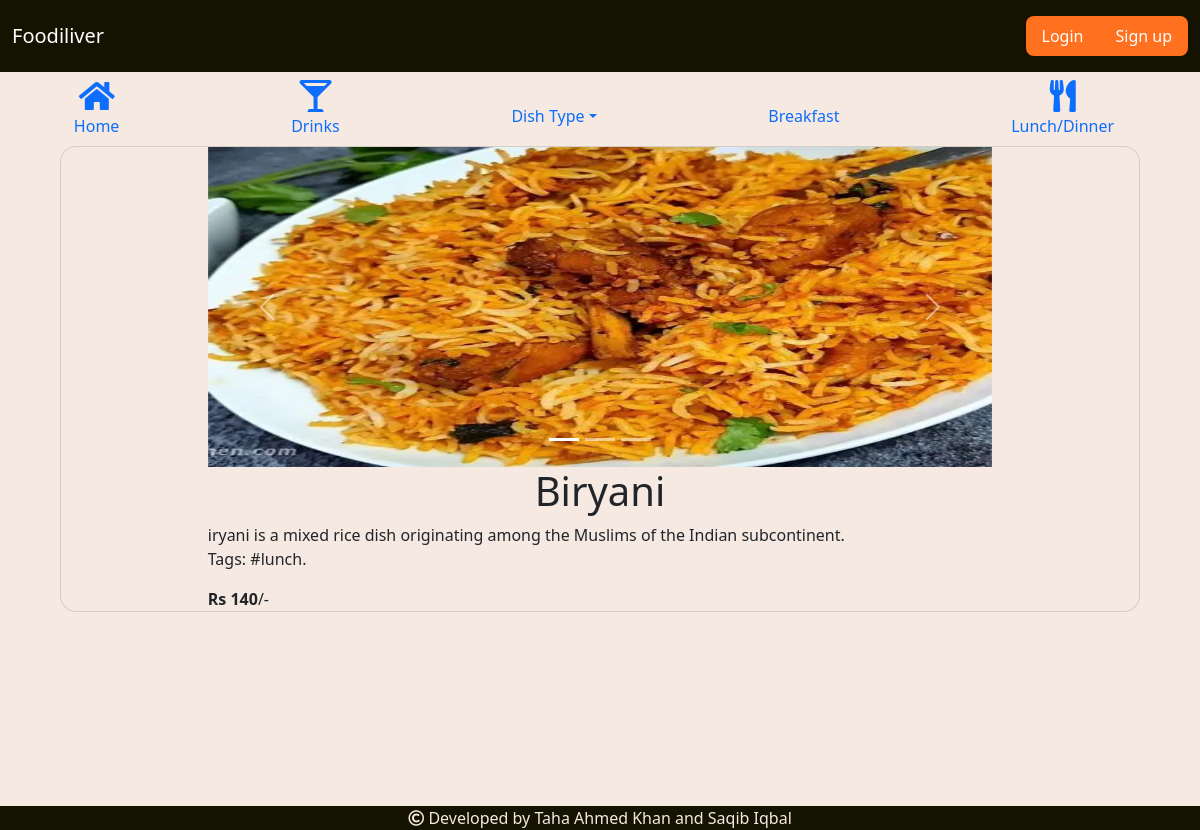
Screenshot of /dish/biryani with the database file from the repository.
### order/models.py (models this page shows, shortened)
class DishImage(models.Model):
    recipe = models.ForeignKey(Dish, related_name='images',on_delete=models.CASCADE)
    image = models.ImageField(upload_to='recipe_pics')

class Dish(models.Model):
    Name = models.CharField(max_length=50,blank=False)
    Details = models.CharField(max_length=9999,blank=False,default="")
    Price = models.IntegerField(blank=False,default=0)
    Modified = models.DateTimeField(auto_now=True)
    Tags = models.ManyToManyField(Category, related_name='recipes', blank=True)
    Slug = models.SlugField()

class Category(models.Model):
    Name = models.CharField(max_length=25, blank=False)
    photo = models.ImageField(upload_to='category_pics')

### order/views.py (the view)
# urls.py: path('dish/<str:name>', views.view_recipe, name='view_recipe'),
def view_recipe(request, name):
    slug = name
    recipe_obj = Dish.objects.get(Slug=slug)
    details = recipe_obj.Details
    price = recipe_obj.Price
    images = recipe_obj.images.all()
    return render(request, 'order/view_recipe.html',
                  {'recipe': recipe_obj, 'details': details, 'price': price, 'img_objs': images})

### order/templates/order/view_recipe.html (shortened to what this page needs)
{% extends 'order/layout.html' %}
{% load static %}
{% block main %}
    <div class="card" id="recipe_decor">
        <div class="container col col-md-9">
            <section id="recipe_carousel" class="carousel slide" data-bs-ride="carousel" data-bs-interval="0">
                <div class="carousel-indicators">
                    {% for button in img_objs %}
                        {% if forloop.first %}
                            <button type="button" data-bs-target="#recipe_carousel"
                                    data-bs-slide-to="{{ forloop.counter0 }}" class="active" aria-current="true"
                                    aria-label="Slide {{ forloop.counter }}"></button>
                        {% else %}
                            <button type="button" data-bs-target="#recipe_carousel"
                                    data-bs-slide-to="{{ forloop.counter0 }}"
                                    aria-label="Slide {{ forloop.counter }}"></button>
                        {% endif %}
                    {% endfor %}
                </div>
                <div class="carousel-inner">
                    {% for ImgObject in img_objs %}
                        {% if forloop.first %}
                            <div class="carousel-item active">
                                <img src="{{ ImgObject.image.url }}" class="d-block w-100" alt="">
                            </div>
                        {% else %}
                            <div class="carousel-item">
                                <img src="{{ ImgObject.image.url }}" class="d-block w-100" alt="">
                            </div>
                        {% endif %}
                    {% endfor %}
                </div>
                <button class="carousel-control-prev" type="button" data-bs-target="#recipe_carousel"
                        data-bs-slide="prev">
                    <span class="carousel-control-prev-icon" aria-hidden="true"></span>
                </button>
                <button class="carousel-control-next" type="button" data-bs-target="#recipe_carousel"
                        data-bs-slide="next">
                    <span class="carousel-control-next-icon" aria-hidden="true"></span>
                </button>
            </section>
            <h1 class="text-center">{{ recipe.Name|title }}</h1>
            <div>{{ details }}</div>
            <p>Tags: {% for cat in recipe.Tags.all %}#{{ cat.Name }}{% if forloop.last %}.{% else %}, {% endif %}{% endfor %}</p>
            <div><strong>Rs {{ price }}</strong>/-</div>
        </div>
    </div>
{% endblock %}

### order/static/order/css/styles.css (style rules this page uses)
body { background-color: #F5E9E2; }
body .card { border-radius: 16px; background-color: #F5E9E2; }
#recipe_carousel > .carousel-inner > div img { height: 20rem; }
#recipe_decor { width: 90%; margin: 0 auto; }

### rows the page displays
DishImage: image (picture)
Dish: Name "Biryani", Details "iryani is a mixed rice dish originating among the Muslims of the Indian subcontinent."
Category: Name "lunch"

### other values shown
{{ price }} "140"
